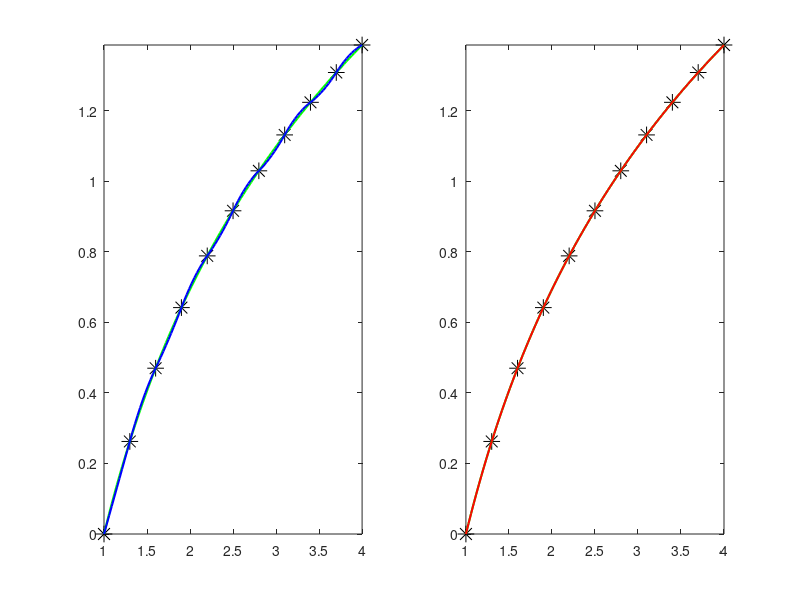

Here is the MATLAB script that generated this plot:
f=@(x) log(x);
n=11;
x1 = 1; xn = 4;
x=linspace(x1,xn,n);
h=(xn-x1)/(n-1);
y=f(x);


% Coefficients for the n-1 polynomials
a=zeros(1,n-1);
b=zeros(1,n-1);
c=zeros(1,n-1);


% cs and bs and as
c(1)=y(1);
b(1)=(y(2)-y(1))/h;
a(1)=(y(2)-y(1))/(h*h)-(b(1)/h);

for i=2:n-1
    c(i)=y(i);
    b(i)=(2*(y(i)-y(i-1))/h)-b(i-1);
    a(i)=(y(i+1)-y(i))/(h^2)-b(i)/h;
end



% Generate more points on the interpolation curve
m = 101;
t=linspace(x1,xn,m);
w=zeros(1,m);


for i=1:m-1
 n1=1+fix((t(i)-x1)/h);
 w(i)=a(n1)*(t(i)-x(n1))^2+b(n1)*(t(i)-x(n1))+c(n1);
end
w(m)=y(n);

% Using inbuilt MATLAB Cubic spline function
cubic_spline=spline(x,y,t);

% Plot the graph now

subplot (1,2,1)
plot(x,y,'*','markersize',12,'markeredgecolor','k')
hold on
plot(t,f(t),'g','linewidth',1.5)
plot(t,w,'b','linewidth',1.5)
hold off
ylim([min(f(t)),max(f(t))]);

subplot (1,2,2)
plot(x,y,'*','markersize',12,'markeredgecolor','k')
hold on
plot(t,f(t),'g','linewidth',1.5);
plot(t,cubic_spline,'r','linewidth',1.5);
hold off

ylim([min(f(t)),max(f(t))]);
